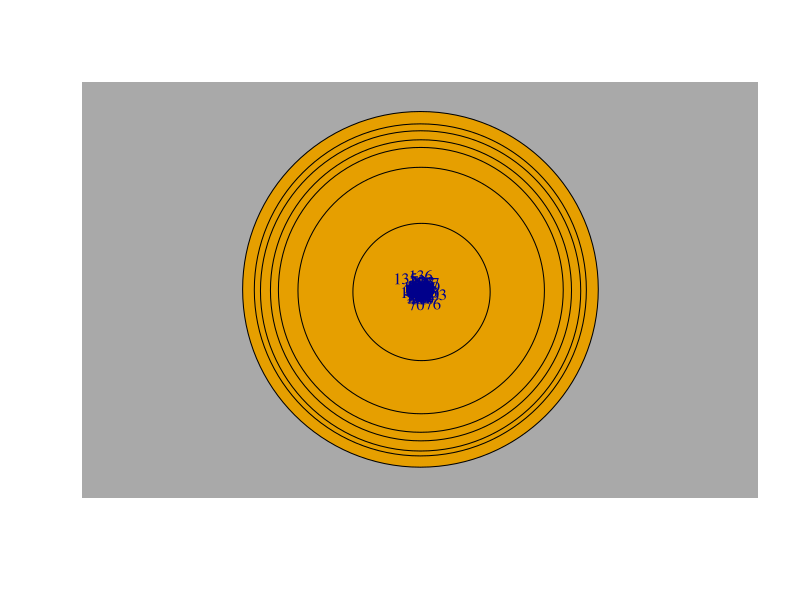

Write the R code that produced this figure.

linkst <- read.csv("Dataset1-Media-Example-EDGES.csv", header=T, as.is=T)

nodest <- read.csv("Dataset1-Media-Example-NODES.csv", header=T, as.is=T)




#this code is to convert a i j matrix containing weigths into a
#matrix of to from weight and a list of all links (nodes and links matrix)

#this reads in the intial i j input file
links1 <- read.csv("interbank.csv",head=FALSE, sep=",")


#this works out how many nodes there are
numNodes = length(links1$V1)

#this puts the nodes in matrix that can be used
nodes1 <- 1:numNodes

row_n.names <- 1:numNodes
column_n.names <- c("id")

nodes <- matrix(nodes1, ncol = 1, dimnames = list(row_n.names, column_n.names))


#this section works out home many non-zero links there are
counter = 0
for(i in 1:numNodes) {
    for(j in 1:numNodes) {
        k = links1[i,j]
        if (k != 0) {
            
            counter = counter + 1
            
        }
    }
}
counter

#here the vector to hold these links is made, counter*3 is because for each like there is a
#to, from and weight component
links2 <- numeric((counter*3)) #length(a)

#here the links2 vector is filled with the to from and weight values for non-zero cases
counter2 =1
for(i in 1:numNodes) {
    for(j in 1:numNodes) {
        k = links1[i,j]
        if (k != 0) {
            links2[counter2] <- i
            links2[counter2+1] <- j
            links2[counter2+2] <- k

            counter2 = counter2+3
        }
    }
}


numLinks1 = length(links2)
numLinks= numLinks1/3

row_l.names <- 1:numLinks
column_l.names <- c("from","to","weight")

links <- matrix(links2, byrow = TRUE, ncol = 3, dimnames = list(row_l.names, column_l.names))



library('igraph')
net <- graph_from_data_frame(d=links, vertices=nodes, directed=T)

deg <- degree(net, mode="all")
V(net)$size <- deg*10           #this changes the node size depending on the numeber of links

E(net)$width <- E(net)$weight*2  #this changes the link thickness depending on the weight

plot(net, edge.arrow.size=.4)


















